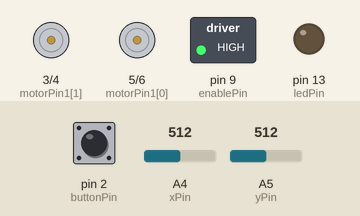
A sketch run on a simulated Arduino Uno, built with avr-gcc and run on an emulated ATmega328P. Parts: motor-driver pin pairs drawn as motors (green arrow = first pin HIGH = forward, orange = second pin HIGH = backward, longer = more drive), switched loads named in the sketch (green lamp = pin HIGH), output pins drawn as LEDs (lit = HIGH). Inputs (shaded band) come from the test bench; at power-on: A4 (xPin) = 512, A5 (yPin) = 512, pin 2 (buttonPin) HIGH.

Above: at 1.2 s.
1.3 s: A4 (xPin) set to 550
2.8 s: A4 (xPin) set to 578
At 4.0 s:
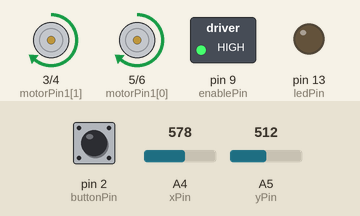
4.3 s: A5 (yPin) set to 538
At 5.3 s:
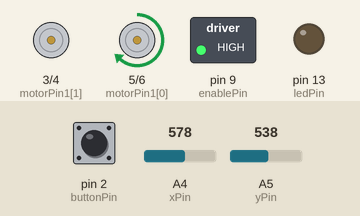
5.8 s: A5 (yPin) set to 614
At 6.5 s:
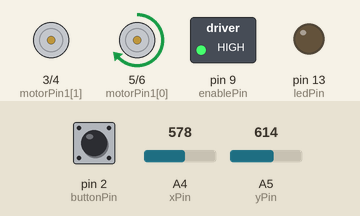
7.3 s: A5 (yPin) set to 644
At 7.6 s:
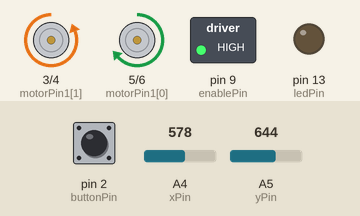
8.8 s: A4 (xPin) set to 716
At 9.9 s:
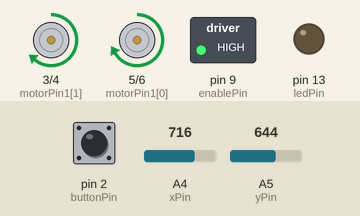
Timing chart, 0 to 11.3 s (numbered marks = the images above; inputs shaded):
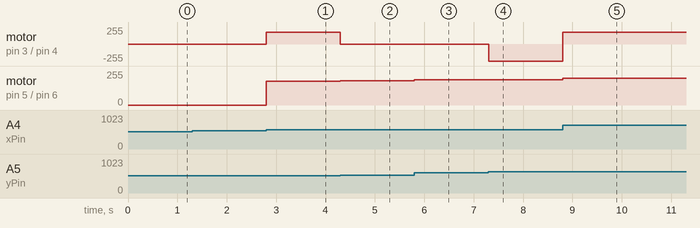

The sketch:

Photoresistor_n_Joystick_to_HbridgeL293D.ino
```cpp
// Photoresistor_n_Joystick_to_HbridgeL293D
//
// Clicking the joystick button switches between light-chasing (photoresistor) and joystick mode.
//
// H-bridge wiring based on a sketch example at:
// http://garagelab.com/profiles/blogs/tutorial-l293d-h-bridge-dc-motor-controller-with-arduino
// Jay Salmonson
// 2/29/2016
// 3/14/2016
// 3/22/2016 - Added joystick functionality

// bit to tell whether we're in joystick or photoresistor (light-seeking) mode:
int joy_or_photo;
boolean iserial = false; // run serial terminal for debugging

// pin assignments
int LDR[2] = {A1, A0};
int motorPin1[2] = {5, 3};
int motorPin2[2] = {6, 4};

// joystick pins:
int xPin = A4;
int yPin = A5;
int buttonPin = 2;

// allocate variables:
int v[2];
int base[2];
int thresh[2] = {0, 0};
int drv[2];
int min[2]    = { 1000,  1000};
int max[2]    = {-1000, -1000};

// joystick variables:
int xPos0, xPosition;
int yPos0, yPosition;
int buttonState, prevButtonState;

int enablePin = 9; // pin 1 on L293D (to enable or disable H-bridge)

int ledPin    = 13; // UNO LED

void setup() {
  if (iserial) {
    Serial.begin(9600);
  }

  joy_or_photo = 1; // initial state: 1 = joystick, 0 = photoresistor

  // joystick:
  pinMode(xPin, INPUT);
  pinMode(yPin, INPUT);
  //activate pull-up resistor on the push-button pin
  pinMode(buttonPin, INPUT_PULLUP);
  xPos0 = analogRead(xPin);
  yPos0 = analogRead(yPin);
  buttonState     = 1;
  prevButtonState = 1;

  // set up the pins:
  for (int i = 0; i <= 1; i++)
    {
     pinMode(LDR[i], INPUT);
     int base = analogRead(LDR[i]);
     min[i] = base;
     max[i] = base+100;
     pinMode(motorPin1[i], OUTPUT);
     pinMode(motorPin2[i], OUTPUT);
     analogWrite(motorPin1[i],0);
     analogWrite(motorPin2[i],0);
    }

    pinMode(enablePin, OUTPUT);
    // set enablePin high so that motor can turn on:
    digitalWrite(enablePin, HIGH);

    pinMode(ledPin, OUTPUT);
    digitalWrite(ledPin, LOW);
}

void loop() {
  // read the joystick
  xPosition   = analogRead(xPin);
  yPosition   = analogRead(yPin);
  buttonState = digitalRead(buttonPin);

  if (joy_or_photo) { // if joy_or_photo = 1, then do joystick:
    float dx, dy;
    if (xPosition > xPos0) {
      dx = float(xPosition - xPos0) / (1023.0 - xPos0);
    } else {
      dx = float(xPosition - xPos0) / xPos0;
    }
    if (yPosition > yPos0) {
      dy = float(yPosition - yPos0) / (1023.0 - yPos0);
    } else {
      dy = float(yPosition - yPos0) / yPos0;
    }

    // dx is the forward/backward vector spanning [-1.0:1.0]
    // dy is the twist left/right vector spanning [-1.0:1.0]
    float drvThresh = 0.05;
    float drvRight = 0.5*(dx + dy);
    float drvLeft  = 0.5*(dx - dy);

    // if +/- drvRight is smaller than a threshold, don't power motors.
    if (abs(drvRight) <= drvThresh) {
      analogWrite(motorPin1[0], 0 );
      analogWrite(motorPin2[0], 0 );
    } else if (drvRight > drvThresh) { // if the motor is directed to move forward...
      // ... then write the forward motor voltage in a range between 175 and 255:
      analogWrite(motorPin1[0], 175 + int( 80.*drvRight ));
      analogWrite(motorPin2[0], 0 );
    } else {
      // otherwise write the reverse voltage in a range between 175 and 255:
      analogWrite(motorPin1[0],  0 );
      analogWrite(motorPin2[0], (175 - int( 80.*drvRight )) );
    }

    // do same for left:
    if (abs(drvLeft) <= drvThresh) {
      analogWrite(motorPin1[1], 0 );
      analogWrite(motorPin2[1], 0 );
    } else if (drvLeft > drvThresh) {
      analogWrite(motorPin1[1], 175 + int( 80.*drvLeft ));
      analogWrite(motorPin2[1], 0 );
    } else {
      analogWrite(motorPin1[1],  0 );
      analogWrite(motorPin2[1], (175 - int( 80.*drvLeft )) );
    }

    if (iserial) {
      Serial.print("drvRight = ");
      Serial.print(drvRight);
      Serial.print(" drvLeft = ");
      Serial.print(drvLeft);
      Serial.print(" xpos0 = ");
      Serial.print(xPos0);
      Serial.print(" yPos0 = ");
      Serial.print(yPos0);
      Serial.print(" xPosition = ");
      Serial.print(xPosition);
      Serial.print(" yPosition = ");
      Serial.print(yPosition);
      Serial.print(" buttonState = ");
      Serial.println(buttonState);
    }

  } else { // if joy_or_photo = 0, then do photoresistor
    // for each photoresistor 'i':
    for (int i = 0; i <= 1; i++) {
      // read the voltage of the photoresistor:
      v[i] = analogRead(LDR[i]);

      // find min and max value of the photoresistor:
      if (v[i] > max[i]) max[i] = v[i];
      if (v[i] < min[i]) min[i] = v[i];

      // Set the threshold to activate the motor at 35% between min and max
       int mx_mn35 = int(0.35*(max[i] - min[i]));
       thresh[i] = mx_mn35 + min[i];

       // If we're above threshold, then scale the motor voltage according to how far above threshold we are.
       if (v[i] > thresh[i]) {
         // minimum speed is 175.
         // maximum speed is 175 + 80 = 255.
         drv[i] = 175 + int( 80.0*( float(v[i] - thresh[i]) / (max[i] - thresh[i]) ));
       } else {
         drv[i] = 0; // remember to turn the motor off if below threshold
       }

       // send the voltage to the motor pins on the H-bridge:
       analogWrite(motorPin1[i], drv[i] );
       analogWrite(motorPin2[i], 0 );
     }
  }

  // if the joystick button is pushed, toggle joy_or_photo
  // The button is "pressed" when the buttonState = 0, but the previous button state = 1
  if (buttonState == 0 && prevButtonState == 1) {
    joy_or_photo = !joy_or_photo; // reverse: 0 -> 1 or 1 -> 0
    digitalWrite(ledPin,joy_or_photo);

    // reset base for photoresistors:
    for (int i = 0; i <= 1; i++)
    {
     pinMode(LDR[i], INPUT);
     int base = analogRead(LDR[i]);
     min[i] = base;
     max[i] = base+100;
    }
  }
  prevButtonState = buttonState;
}
```

Measured:
- the behaviour switches between 563 and 564 on A4 (xPin) (found by bisection; images 0 and 1)
- the behaviour switches between 526 and 527 on A5 (yPin) (found by bisection; images 1 and 2)
- the behaviour switches between 629 and 630 on A5 (yPin) (found by bisection; images 3 and 4)
- after the input at 1.3 s, every drawn part: stays the same
- after the input at 2.8 s, motor on pin 3 (motorPin1[1]) / pin 4 (motorPin2[1]), motor on pin 5 (motorPin1[0]) / pin 6 (motorPin2[0]): stopped → forward 180/255 at once
- after the input at 4.3 s, motor on pin 3 (motorPin1[1]) / pin 4 (motorPin2[1]): forward 180/255 → stopped at once; motor on pin 5 (motorPin1[0]) / pin 6 (motorPin2[0]): forward 180/255 → forward 182/255 at once
- after the input at 5.8 s, motor on pin 5 (motorPin1[0]) / pin 6 (motorPin2[0]): forward 182/255 → forward 188/255 at once
- after the input at 7.3 s, motor on pin 3 (motorPin1[1]) / pin 4 (motorPin2[1]): stopped → backward 255/255 at once; motor on pin 5 (motorPin1[0]) / pin 6 (motorPin2[0]): forward 188/255 → forward 190/255 at once
- after the input at 8.8 s, motor on pin 3 (motorPin1[1]) / pin 4 (motorPin2[1]): backward 255/255 → forward 180/255 at once; motor on pin 5 (motorPin1[0]) / pin 6 (motorPin2[0]): forward 190/255 → forward 201/255 at once
